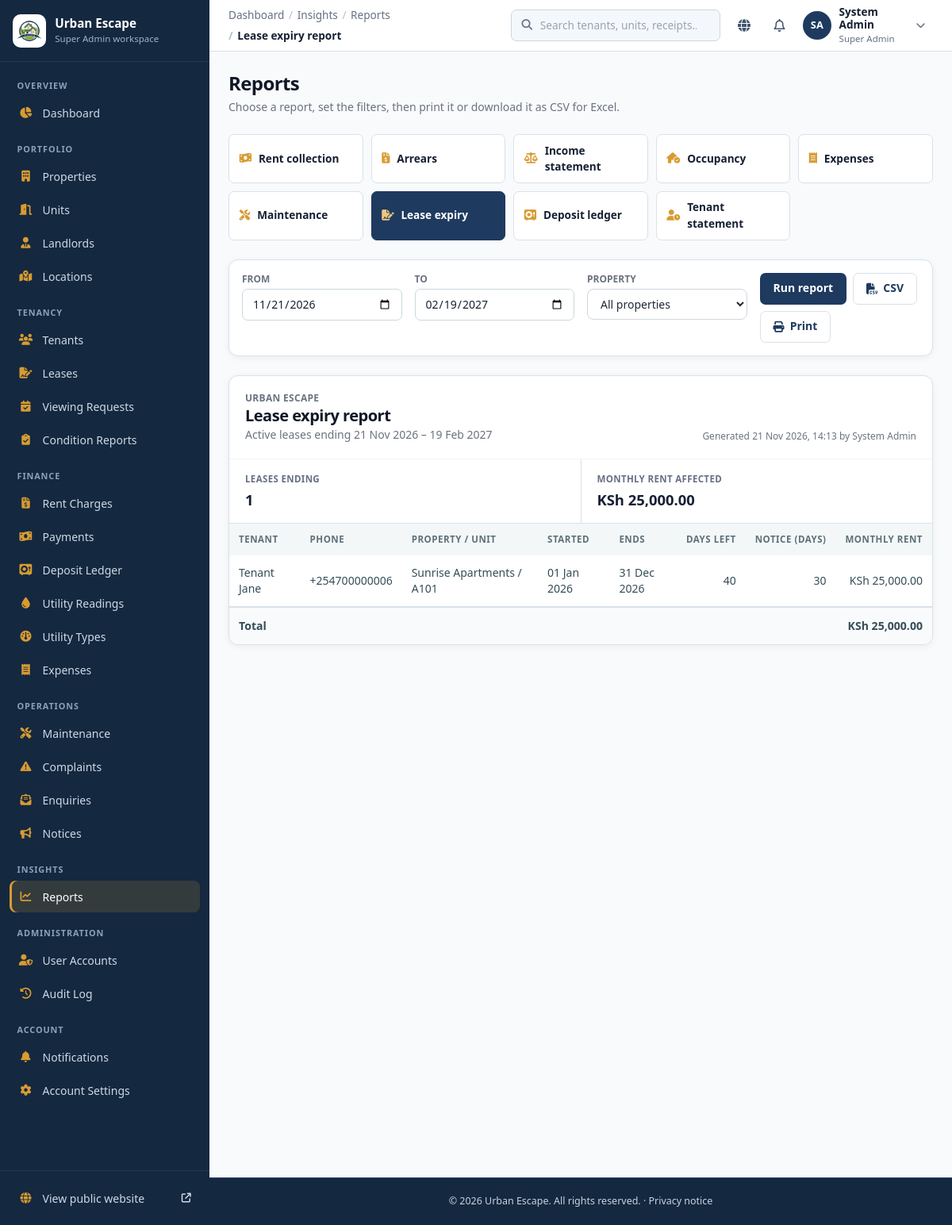
/admin/reports.php?report=leases (signed in), run on the app's committed database.
### tables this page shows
CREATE TABLE IF NOT EXISTS leases (
    id INT AUTO_INCREMENT PRIMARY KEY,
    tenant_id INT NOT NULL,
    property_id INT NOT NULL,
    unit_id INT NOT NULL,
    start_date DATE NOT NULL,
    end_date DATE NOT NULL,
    monthly_rent DECIMAL(12, 2) NOT NULL,
    deposit DECIMAL(12, 2) NOT NULL,
    payment_due_day INT DEFAULT 5,
    notice_period_days INT DEFAULT 30,
    rent_review_date DATE NULL,
    status ENUM('Active', 'Expired', 'Terminated', 'Pending', 'Renewed') DEFAULT 'Pending',
    special_terms TEXT,
    document_path VARCHAR(255),
    created_at TIMESTAMP DEFAULT CURRENT_TIMESTAMP,
    FOREIGN KEY (tenant_id) REFERENCES tenants(id) ON DELETE RESTRICT,
    FOREIGN KEY (property_id) REFERENCES properties(id) ON DELETE RESTRICT,
    FOREIGN KEY (unit_id) REFERENCES units(id) ON DELETE RESTRICT
);

CREATE TABLE IF NOT EXISTS tenants (
    id INT AUTO_INCREMENT PRIMARY KEY,
    user_id INT NULL,
    landlord_id INT NULL,  
    full_name VARCHAR(100) NOT NULL,
    phone VARCHAR(20) NOT NULL,
    email VARCHAR(150) NOT NULL,
    national_id VARCHAR(50) NOT NULL UNIQUE,
    gender ENUM('Male', 'Female', 'Other') NOT NULL,
    date_of_birth DATE NULL,
    emergency_contact_name VARCHAR(100),
    emergency_contact_phone VARCHAR(20),
    occupation VARCHAR(100),
    employer VARCHAR(100),
    current_address TEXT,
    profile_photo VARCHAR(255),
    status ENUM('Active', 'Inactive', 'Evicted', 'Blacklisted') DEFAULT 'Active',
    created_at TIMESTAMP DEFAULT CURRENT_TIMESTAMP,
    FOREIGN KEY (user_id) REFERENCES users(id) ON DELETE SET NULL,
    CONSTRAINT fk_tenants_landlord FOREIGN KEY (landlord_id) REFERENCES landlords(id) ON DELETE SET NULL
);

### admin/reports.php (called while the page is built, shortened)
<?php
include __DIR__ . '/../includes/reports_page.php';

### includes/functions.php (called while the page is built, shortened)
<?php
function e($string) {
    return htmlspecialchars($string ?? '', ENT_QUOTES, 'UTF-8');
}
function format_currency($amount) {
    return 'KSh ' . number_format((float)($amount ?? 0), 2, '.', ',');
}
function format_date($date) {
    $timestamp = strtotime((string)$date);
    return $timestamp ? date('d M Y', $timestamp) : (string)$date;
}

### includes/reports.php (the view, shortened to what this page needs)
<?php
require_once __DIR__ . '/functions.php';
function report_scope(array $params): array {
    $sql = '';
    $values = [];
    return [$sql, $values];
}
function report_query(PDO $db, string $sql, array $values): array {
    $stmt = $db->prepare($sql);
    $stmt->execute($values);
    return $stmt->fetchAll();
}
function report_period_label(array $params): string {
    return format_date($params['from']) . ' – ' . format_date($params['to']);
}
function run_report(PDO $db, string $key, array $params): array {
    $report = ('report_' . $key)($db, $params);
    return $report + ['totals' => null, 'summary' => [], 'breakdown' => null, 'notice' => null];
}
function report_leases(PDO $db, array $params): array {
    [$scope, $values] = report_scope($params);
    $rows = report_query($db, "SELECT t.full_name AS tenant, t.phone, CONCAT(p.name, ' / ', u.unit_number) AS unit, l.start_date, l.end_date, l.monthly_rent, l.notice_period_days
        FROM leases l JOIN tenants t ON t.id = l.tenant_id JOIN units u ON u.id = l.unit_id JOIN properties p ON p.id = l.property_id
        WHERE l.status = 'Active' AND l.end_date BETWEEN ? AND ? $scope ORDER BY l.end_date", [$params['from'], $params['to'], ...$values]);
    $rent = array_sum(array_column($rows, 'monthly_rent'));
    return [
        'title' => 'Lease expiry',
        'subtitle' => 'Active leases ending ' . report_period_label($params),
        'columns' => [
            'tenant' => ['label' => 'Tenant'], 'phone' => ['label' => 'Phone'], 'unit' => ['label' => 'Property / unit'], 'start_date' => ['label' => 'Started', 'format' => 'date'],
            'end_date' => ['label' => 'Ends', 'format' => 'date'], 'days_left' => ['label' => 'Days left', 'format' => 'number'],
            'notice_period_days' => ['label' => 'Notice (days)', 'format' => 'number'], 'monthly_rent' => ['label' => 'Monthly rent', 'format' => 'currency'],
        ],
        'rows' => $rows,
        'totals' => ['monthly_rent' => $rent],
        'summary' => [['Leases ending', count($rows)], ['Monthly rent affected', format_currency($rent)]],
    ];
}
function report_cell($value, ?string $format): string {
    return match ($format) {
        'currency' => format_currency($value),
        'date' => format_date($value),
        'period' => format_period($value),
        'percent' => number_format((float)$value, 1) . '%',
        'number' => is_float($value + 0) && floor((float)$value) != (float)$value ? number_format((float)$value, 1) : number_format((float)$value),
        default => (string)$value,
    };
}
function render_report_table(array $columns, array $rows, ?array $totals, string $caption): void {
    $numeric = ['currency', 'number', 'percent'];
    ?>
    <div class="overflow-x-auto"><table class="w-full text-left border-collapse report-table">
        <thead><tr class="bg-gray-50 text-xs font-semibold text-gray-500 uppercase">
            <?php foreach ($columns as $column): ?><th scope="col" class="p-3 <?php echo in_array($column['format'] ?? '', $numeric, true) ? 'text-right' : ''; ?>"><?php echo e($column['label']); ?></th><?php endforeach; ?>
        </tr></thead>
        <tbody class="divide-y divide-gray-100 text-sm">
        <?php foreach ($rows as $row): ?><tr>
            <?php foreach ($columns as $key => $column):
                $format = $column['format'] ?? null; ?>
                <td class="p-3 <?php echo in_array($format, $numeric, true) ? 'text-right tabular-nums whitespace-nowrap' : ''; ?>"><?php echo $format === 'badge' && $row[$key] !== null ? render_status_badge($row[$key]) : e(report_cell($row[$key] ?? null, $format)); ?></td>
            <?php endforeach; ?>
        </tr><?php endforeach; ?>
        </tbody>
        <?php if ($totals && $rows): ?><tfoot><tr class="font-bold bg-gray-50">
            <?php $first = true; foreach ($columns as $key => $column): ?>
                <td class="p-3 <?php echo in_array($column['format'] ?? '', $numeric, true) ? 'text-right tabular-nums whitespace-nowrap' : ''; ?>"><?php echo array_key_exists($key, $totals) ? e(report_cell($totals[$key], $column['format'] ?? null)) : ($first ? 'Total' : ''); ?></td>
            <?php $first = false; endforeach; ?>
        </tr></tfoot><?php endif; ?>
    </table></div>
    <?php
}

### assets/app.css (style rules this page uses)
:root { --color-primary: #1e3a5f; --color-secondary: #14283f; --color-accent: #d89b32; --color-success: #198754; --color-danger: #dc3545; }
body { font-family: 'Inter', system-ui, -apple-system, BlinkMacSystemFont, "Segoe UI", Roboto, "Helvetica Neue", Arial, sans-serif; background-color: #f8fafc; color: #1e293b; margin: 0; padding: 0; -webkit-font-smoothing: antialiased; }
:root { --site-ink:#172033; --site-muted:#566175; --site-navy:#1e3a5f; --site-blue:#345c82; --site-pale:#eaf2f8; --site-line:#d9e1ea; --site-accent:#d89b32; --site-link:#22566e; }
html { scroll-behavior:smooth; }
:root { --primary: #1e3a5f; --primary-dark: #14283f; --primary-light: #eaf2f8; --secondary: #14283f; --accent: #d89b32; --background: #f4f7fb; --surface-soft: #eef3f8; --surface: #ffffff; --text: #172033; --text-muted: #667085; --border: #d9e1ea; --success: #198754; --warning: #d99a00; --danger: #dc3545; --shadow-sm: 0 2px 8px rgba(15, 23, 42, .06); --shadow-md: 0 8px 25px rgba(15, 23, 42, .08); --radius-sm: 7px; --radius-md: 12px; --radius-lg: 16px; }
html { color-scheme: light; }
body { color:var(--text); background:var(--background); font-family:Inter,system-ui,-apple-system,"Segoe UI",sans-serif; }
body.bg-gray-50,.bg-gray-50 { background-color:var(--background); }
.text-gray-800 { color:var(--text); }
table { color:#354d58; font-size:.88rem; }
table thead th { background:#f4f7f8; color:#5d717b; font-size:.72rem; font-weight:700; letter-spacing:.045em; white-space:nowrap; }
table th,table td { border-color:#e7edef; }
table tbody tr { transition:background-color .14s ease; }
.overflow-x-auto { position:relative; max-width:100%; scrollbar-width:thin; }
.text-gray-500 { color:#6b7d86; }
.report-table tfoot td { border-top:2px solid var(--border); }

### data on the page
leases: tenant.full_name "Tenant Jane", tenant.phone "+254700000006", format "Sunrise Apartments / A101", start_date "01 Jan 2026", end_date "31 Dec 2026", format "40", notice_period_days "30", monthly_rent "KSh 25,000.00"

### other printed values
APP_NAME "Urban Escape"
$role "Super Admin"
$label "OVERVIEW ACCOUNT"
$label "Dashboard Notifications Account Settings"
$label "PORTFOLIO"
$label "Properties"
$label "Units"
$label "Landlords"
$label "Locations"
$label "TENANCY"
$label "Tenants"
$label "Leases"
$label "Viewing Requests"
$label "Condition Reports"
$label "FINANCE"
